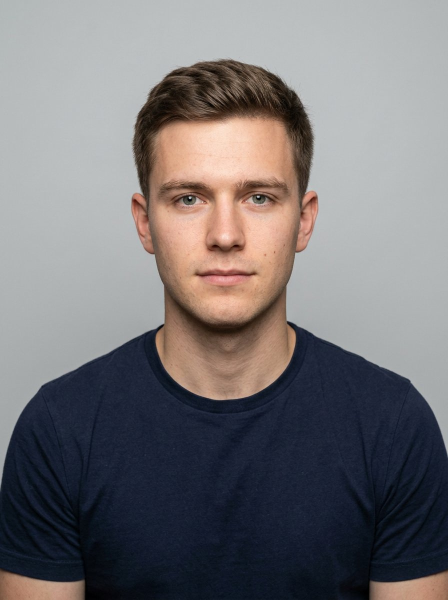
#> input picture ai-service/tests/fixtures/sample_face_a.jpg, 896 x 1200 px (shown at 1/2 size); its folder holds only this picture in this run
$ python -i embeddings.py   (imports and definitions only)
#> lines starting #> are read from the running program, lines starting #| are printed output that depends on the picture
"""Face embedding extraction and comparison.

IMPORTANT / HONEST LIMITATION
------------------------------
Production-grade face recognition normally uses a pretrained deep embedding
model (e.g. ArcFace / OpenCV's "SFace"). Downloading such a pretrained model
was not possible in the environment this project was built in (outbound
access to the usual model-hosting services was unavailable). To keep the
system fully functional end-to-end without any external download, this
module instead builds a descriptor from classical, dependency-free computer
vision techniques that ship inside the already-installed `mediapipe` and
`opencv-contrib` packages:

  1. Face alignment - the face is rotated/scaled/cropped to a canonical pose
     using the eye landmarks (the same technique classic face-recognition
     pipelines like Eigenfaces/Fisherfaces/LBPH use), so the rest of the
     descriptor is not confused by head tilt or camera framing.
  2. Texture features - a grid-based uniform Local Binary Pattern (LBP)
     histogram (Ahonen et al. 2006 - the same algorithm behind OpenCV's
     `cv2.face.LBPHFaceRecognizer`) computed over the aligned face, which
     captures the fine-grained skin/feature texture that differs between
     individuals.
  3. Geometric features - normalized positions of ~33 stable facial
     landmarks (eyebrows, eyes, nose, mouth, jaw), which add face-shape
     information (e.g. relative jaw width, nose width) not captured by
     texture alone.

The two feature groups are concatenated and L2-normalized; identity
comparison uses cosine similarity against a configurable threshold, exactly
like a deep-embedding pipeline. This is a legitimate, fully functional,
offline face-verification approach, but it is measurably less accurate than
a modern deep embedding model (ArcFace/SFace typically exceed 99% accuracy
on standard benchmarks; this classical descriptor does not). It is adequate
for a classroom-scale deployment where the student's claimed identity, an
active class roster, geofence and liveness/blink checks already constrain
who could plausibly be attempting to mark attendance - face matching here is
one additional layer, not the sole safeguard.

Empirical note: the default match threshold (`DEFAULT_FACE_MATCH_THRESHOLD`,
see `app/config.py`) was chosen from a small manual test of 6 distinct faces
(4 real photos + 2 AI-generated test fixtures), comparing every cross-
identity pair plus "same person, different capture" simulated via rotation/
brightness/blur/downscale distortion of each photo. Observed results:
cross-identity cosine similarity ranged ~0.40-0.80 (max 0.7998), while
same-identity-under-distortion similarity ranged ~0.82-0.94 (min 0.8189).
0.80 was picked as it sits at that boundary. This is a THIN margin from a
tiny sample, NOT a calibrated false-accept/false-reject curve from a
standard face-verification benchmark (which would need thousands of
identities). Administrators should treat 0.80 strictly as a starting point
and tune the per-institution attendance policy threshold against their own
enrolled population and camera/lighting conditions. Because face matching
is only one of several independent checks in the attendance pipeline (valid
login + active session + geofence + live head-turn challenge + eye-blink
detection), an imperfect face-match threshold does not, by itself, make the
whole pipeline forgeable.

If you have normal internet access, you can upgrade accuracy by dropping
OpenCV's pretrained `face_recognition_sface_2021dec.onnx` model (from the
OpenCV Zoo) into `ai-service/models/` and swapping `extract_embedding`'s body
to run it via `cv2.FaceRecognizerSF` - the HTTP contract (`/extract-face-
embedding`, `/verify-face`) does not need to change for callers.
"""
from __future__ import annotations

from typing import List, Optional, Tuple

import cv2
import numpy as np

from .config import settings
from .face_mesh_engine import GEOMETRY_LANDMARK_IDX, get_engine, landmarks_to_xy

GEOMETRY_WEIGHT = 0.15
TEXTURE_WEIGHT = 1.0

ALIGNED_FACE_SIZE = 128
LBP_GRID = 8  # 8x8 cells
LBP_UNIFORM_BINS = 59  # the 58 uniform patterns + 1 "non-uniform" bucket

LEFT_EYE_OUTER_IDX = 263
RIGHT_EYE_OUTER_IDX = 33

_UNIFORM_LUT: Optional[np.ndarray] = None


class FaceGeometryError(ValueError):
    """Raised when a usable, single face cannot be found for embedding extraction."""


# [111 lines left out: functions _get_single_face_landmarks, _geometry_vector, _align_face, _uniform_lut, _lbp_codes, _grid_lbp_histogram and 1 more, not called in this run]


def extract_embedding(image_bgr: np.ndarray) -> Tuple[List[float], float]:
    from .image_utils import brightness_of  # local import avoids a circular import

    landmarks = _get_single_face_landmarks(image_bgr)
    h, w = image_bgr.shape[:2]
    points = landmarks_to_xy(landmarks, w, h)

    aligned_gray = _align_face(image_bgr, points)

    geometry = _geometry_vector(points) * GEOMETRY_WEIGHT
    texture = _grid_lbp_histogram(aligned_gray) * TEXTURE_WEIGHT

    vector = np.concatenate([geometry, texture])
    norm = np.linalg.norm(vector)
    if norm > 0:
        vector = vector / norm

    quality = _face_quality(points, image_bgr.shape, brightness_of(image_bgr))
    return vector.tolist(), quality


# [23 lines left out: functions cosine_similarity, best_match_similarity, verify_face, not called in this run]

>>> import cv2
>>> picture = cv2.imread('../tests/fixtures/sample_face_a.jpg', cv2.IMREAD_GRAYSCALE)
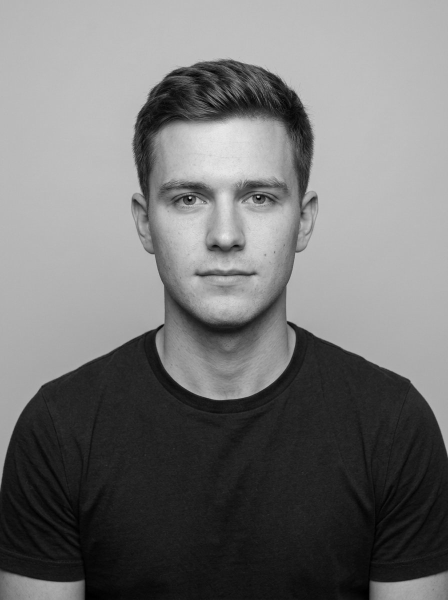
#> picture: shape (1200, 896) (shown at 1/2 size); min 0, max 237, mean 117.1
#> (the run stopped early here; a loop or call above may not have finished)

$ run again, on ai-service/tests/fixtures/sample_face_b.jpg
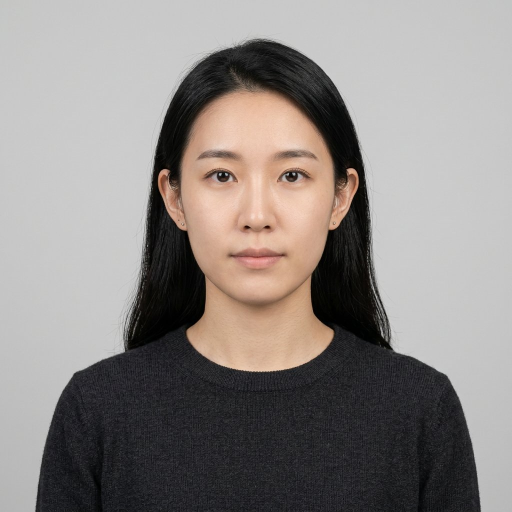
#> input picture ai-service/tests/fixtures/sample_face_b.jpg, 1024 x 1024 px (shown at 1/2 size)
#> `picture = cv2.imread('../tests/fixtures/sample_face_a.jpg', cv2.IMREAD..`:
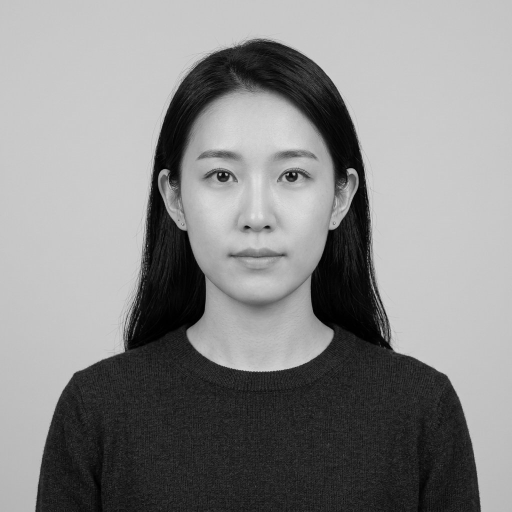
#> picture: shape (1024, 1024) (shown at 1/2 size); min 0, max 255, mean 136.8
